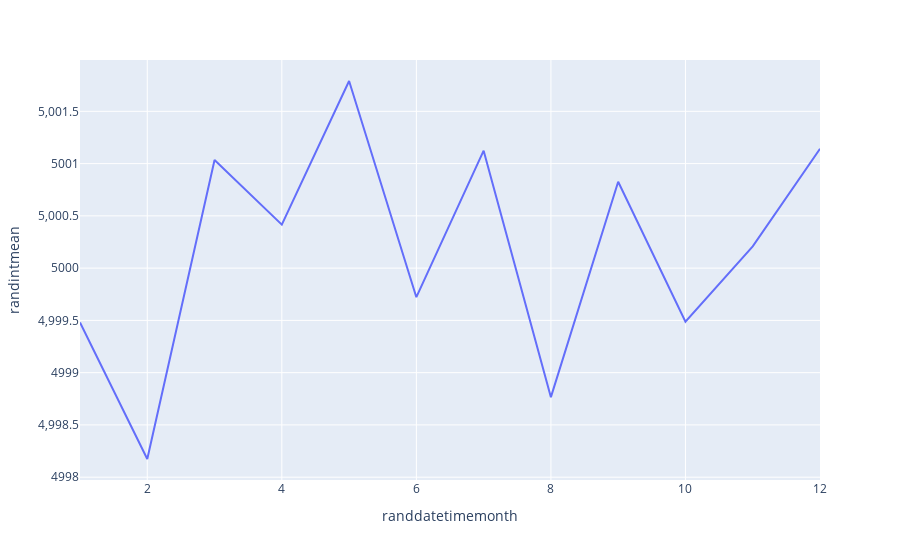

Notebook cell for this chart:
### Code cell
spark_df_mean_by_month.dropna().orderBy("randdatetimemonth").pandas_api().plot(x = "randdatetimemonth", y = "randintmean")

### Figure 1 — Plotly figure (JSON) as saved in the notebook; plotly's stock layout.template omitted (floating-point values rounded to 4 significant figures)
{"data": [{"hovertemplate": "randdatetimemonth=%{x}<br>randintmean=%{y}<extra></extra>", "legendgroup": "", "line": {"color": "#636efa", "dash": "solid"}, "marker": {"symbol": "circle"}, "mode": "lines", "name": "", "orientation": "v", "showlegend": false, "type": "scatter", "x": [1, 2, 3, 4, 5, 6, 7, 8, 9, 10, 11, 12], "xaxis": "x", "y": [4999.0, 4998.0, 5001.0, 5000.0, 5002.0, 5000.0, 5001.0, 4999.0, 5001.0, 4999.0, 5000.0, 5001.0], "yaxis": "y"}], "layout": {"legend": {"tracegroupgap": 0}, "margin": {"t": 60}, "xaxis": {"anchor": "y", "domain": [0, 1], "title": {"text": "randdatetimemonth"}}, "yaxis": {"anchor": "x", "domain": [0, 1], "title": {"text": "randintmean"}}}}
